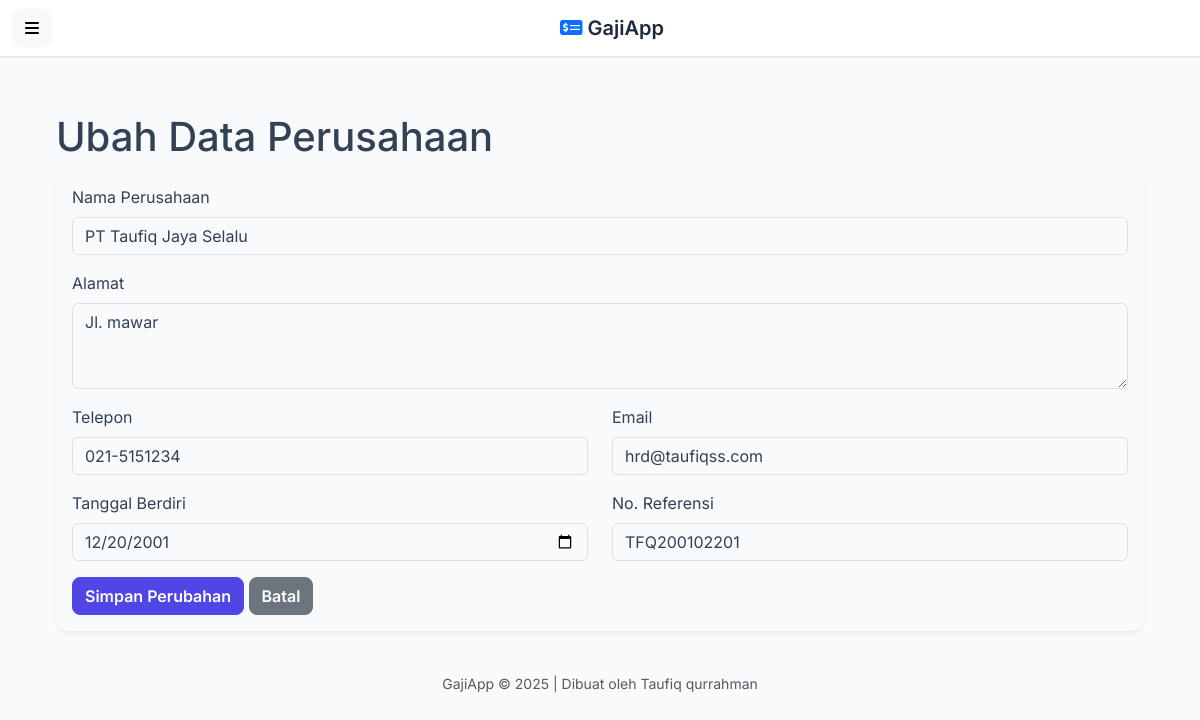
The app's page /perusahaan/ubah.php?id=3 with its own data.
### tables this page shows
CREATE TABLE `perusahaan` (
  `id_perusahaan` int(11) NOT NULL,
  `nama_perusahaan` varchar(255) NOT NULL,
  `alamat` text NOT NULL,
  `telepon` varchar(20) NOT NULL,
  `email` varchar(100) NOT NULL,
  `tanggal_berdiri` date DEFAULT NULL,
  `no_referensi` varchar(50) DEFAULT NULL
);

### perusahaan/ubah.php (the view, shortened to what this page needs)
<?php
require_once '../config/database.php';
$id_perusahaan = $_GET['id'];
$result = mysqli_query($koneksi, "SELECT * FROM perusahaan WHERE id_perusahaan = $id_perusahaan");
$data = mysqli_fetch_assoc($result);
include(BASE_PATH . '/templates/header.php');
?>
<div id="page-content-wrapper">
    <div class="container-fluid px-4">
        <h1 class="mt-4">Ubah Data Perusahaan</h1>
        <div class="card">
            <div class="card-body">
                <form action="" method="POST">
                    <div class="mb-3"><label class="form-label">Nama Perusahaan</label><input type="text" class="form-control" name="nama_perusahaan" value="<?= htmlspecialchars($data['nama_perusahaan']) ?>" required></div>
                    <div class="mb-3"><label class="form-label">Alamat</label><textarea class="form-control" name="alamat" rows="3" required><?= htmlspecialchars($data['alamat']) ?></textarea></div>
                    <div class="row">
                        <div class="col-md-6 mb-3"><label class="form-label">Telepon</label><input type="tel" class="form-control" name="telepon" value="<?= htmlspecialchars($data['telepon']) ?>" required></div>
                        <div class="col-md-6 mb-3"><label class="form-label">Email</label><input type="email" class="form-control" name="email" value="<?= htmlspecialchars($data['email']) ?>" required></div>
                    </div>
                     <div class="row">
                        <div class="col-md-6 mb-3"><label class="form-label">Tanggal Berdiri</label><input type="date" class="form-control" name="tanggal_berdiri" value="<?= htmlspecialchars($data['tanggal_berdiri']) ?>"></div>
                        <div class="col-md-6 mb-3"><label class="form-label">No. Referensi</label><input type="text" class="form-control" name="no_referensi" value="<?= htmlspecialchars($data['no_referensi']) ?>"></div>
                    </div>
                    <button type="submit" class="btn btn-primary">Simpan Perubahan</button>
                    <a href="<?= BASE_URL ?>/perusahaan/index.php" class="btn btn-secondary">Batal</a>
                </form>
            </div>
        </div>
    </div>
</div>
<?php
include(BASE_PATH . '/templates/footer.php');
?>

### templates/header.php (style rules this page uses)
:root { --bs-blue: #0d6efd; --bs-indigo: #6610f2; --bs-purple: #6f42c1; --bs-pink: #d63384; --bs-red: #dc3545; --bs-orange: #fd7e14; --bs-yellow: #ffc107; --bs-green: #198754; --bs-teal: #20c997; --bs-cyan: #0dcaf0; --bs-white: #fff; --bs-gray: #6c757d; --bs-gray-dark: #343a40; --bs-primary: #4f46e5; --bs-secondary: #64748b; --bs-success: #10b981; --bs-info: #0ea5e9; --bs-warning: #f59e0b; --bs-danger: #ef4444; --bs-light: #f8fafc; --bs-dark: #1e293b; --bs-font-sans-serif: 'Inter', sans-serif; --bs-body-font-family: var(--bs-font-sans-serif); --bs-body-color: #334155; --bs-body-bg: var(--bs-light); }
body { font-family: var(--bs-body-font-family); background-color: var(--bs-body-bg); color: var(--bs-body-color); }
.card { border: none; border-radius: 0.75rem; box-shadow: 0 4px 6px -1px rgba(0, 0, 0, 0.05), 0 2px 4px -2px rgba(0, 0, 0, 0.05); margin-bottom: 1.5rem; }
.btn { border-radius: 0.5rem; font-weight: 600; transition: all 0.2s ease-in-out; }
.btn-primary { background-color: var(--bs-primary); border-color: var(--bs-primary); }

### records on screen
perusahaan: nama_perusahaan "PT Taufiq Jaya Selalu", alamat "Jl. mawar", telepon "021-5151234", email "hrd@taufiqss.com", tanggal_berdiri "12/20/2001", no_referensi "TFQ200102201"
